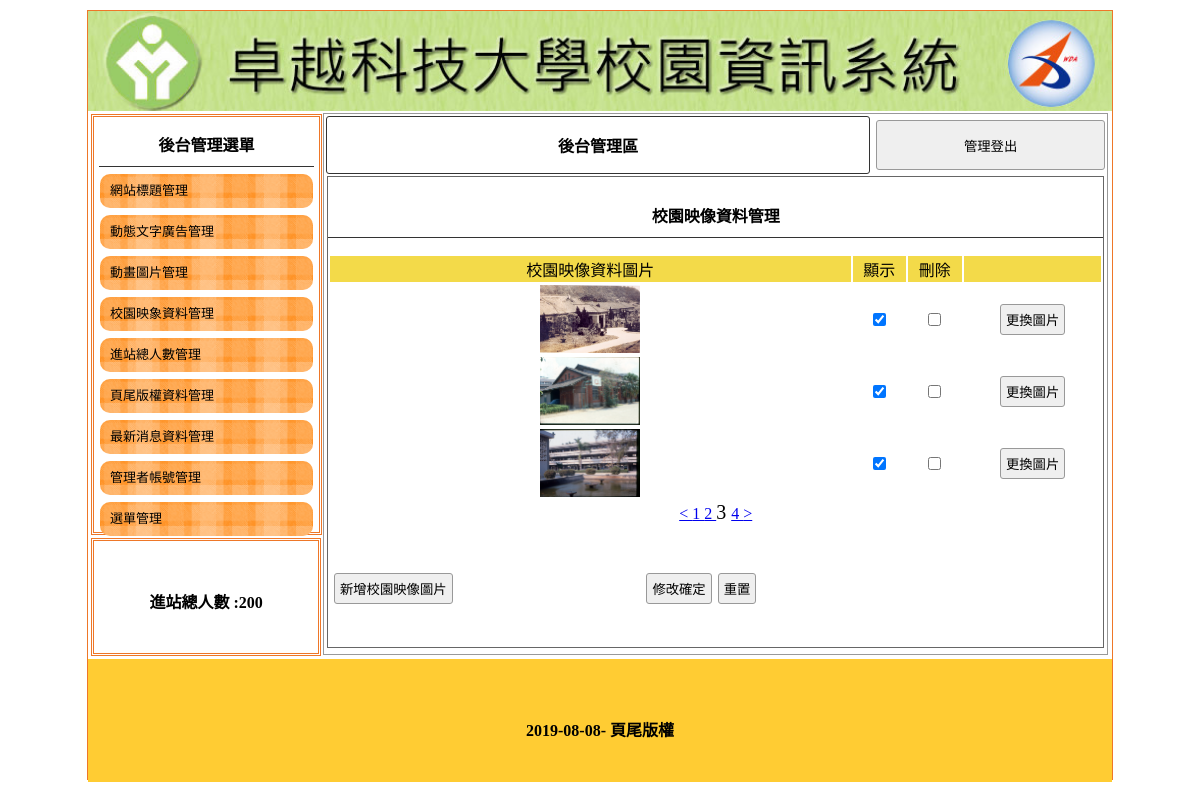
The page /admin.php?do=image&p=3 on the database its author committed.
### tables this page shows
CREATE TABLE `title` (
  `id` int(10) UNSIGNED NOT NULL,
  `file` text NOT NULL,
  `text` text NOT NULL,
  `sh` int(10) NOT NULL
);

CREATE TABLE `total` (
  `id` int(10) UNSIGNED NOT NULL,
  `total` int(10) NOT NULL
);

CREATE TABLE `image` (
  `id` int(10) UNSIGNED NOT NULL,
  `file` text NOT NULL,
  `text` text NOT NULL,
  `sh` int(10) NOT NULL
);

CREATE TABLE `bottom` (
  `id` int(10) UNSIGNED NOT NULL,
  `bottom` varchar(100) NOT NULL
);

### base.php (called while the page is built, shortened)
<?php
$dsn="mysql:host=localhost;charset=utf8;dbname=web01";
$pdo=new PDO($dsn,"root","");
function nums($table, $def){
  global $pdo;
  if (is_array($def)){
     foreach($def as $key => $val){
       $str[] = sprintf("`%s`='%s'", $key, $val);
     }
      $sql = "select count(*) from $table where  ".implode(" && ", $str)."";
  }else{
      $sql = "select count(*) from $table";
  }
  return $pdo->query($sql)->fetchColumn();
}
function find($table, $def){
  global $pdo;
  if (is_array($def)){
     foreach($def as $key => $val){
       $str[] = sprintf("`%s`='%s'", $key, $val);
     }
      $sql = "select * from $table where  ".implode(" && ", $str)."";
  }else{
      $sql = "select * from $table where id='$def'";
  }
  return $pdo->query($sql)->fetch(PDO::FETCH_ASSOC);
}
function save($table, $data){
  global $pdo;
  if (!empty($data['id'])){
     foreach($data as $key => $val){
       if($key != 'id'){
       $str[] = sprintf("`%s`='%s'", $key, $val);
     }
    }
      $sql = "update $table set ".implode(",", $str)." where id='".$data['id']."'";
  }else{
      $tmp = array_keys($data);
      $sql = "insert into $table(`".implode("`,`, $tmp")."`) values('".implode("','",$str)."')";
  }
  return $pdo->exec($sql);
}
function q($str){
  global $pdo;
  return $pdo->query($str)->fetchAll();
}
?>

### main.php (the view, shortened to what this page needs)
<?php
$do=(!empty($_GET['do']))?$_GET['do']:"title";
switch($do){
?>
  <?php
    case "image":
    ?>
<div style="width:99%; height:87%; margin:auto; overflow:auto; border:#666 1px solid;">
					<p class="t cent botli">校園映像資料管理</p>
					<form method="post" action="api.php?do=editData">
						<table width="100%" class="cent">
							<tbody>
								<tr class="yel">
									<td width="68%">校園映像資料圖片</td>
									<td width="7%">顯示</td>
									<td width="7%">刪除</td>
									<td></td>
								</tr>
                 <?php
                     $all=nums("image","");
                     $div=3;
                     $pages=ceil($all/$div);
                     $now=(!empty($_GET['p']))?$_GET['p']:1;
                     $start=($now-1)*$div;
                     $rows=q("select * from image limit $start,$div");
                     foreach($rows as $r){
                      $chk=($r['sh']==1)?"checked":"";
                 ?>
                <tr>
									<td width="68%"><img src="./img/<?=$r['file'];?>" style="width:100px;height:68px"></td>
									<td width="7%"><input type="checkbox" name="sh[]" value="<?=$r['id'];?>" <?=$chk;?>></td>
									<td width="7%"><input type="checkbox" name="del[]" value="<?=$r['id'];?>"></td>
									<td><input type="button" value="更換圖片" onclick="op(&#39;#cover&#39;,&#39;#cvr&#39;,&#39;view.php?do=updateImage&id=<?=$r['id'];?>&#39;)"></td>
								</tr>
                <?php
                 }
                ?>
                <tr>
                <td colspan="4">
                   <?php
                     if(($now-1)>0){
                       echo "<a href='?do=image&p=".($now-1)."'> < </a>";
                     }
                     for($i=1;$i<=$pages;$i++){
                         if($now==$i){
                           echo "<span style='font-size:20px'> $i </span>";
                         }else{
                          echo "<a href='?do=image&p=$i'> $i </a>";
                         }
                     }
                     if(($now+1)<=$pages){
                       echo "<a href='?do=image&p=".($now+1)."'> > </a>";
                     }
                  ?>
                  </td>
                </tr>
							</tbody>
						</table>
						<table style="margin-top:40px; width:70%;">
							<tbody>
								<tr>
									<td width="200px"><input type="button"
											onclick="op(&#39;#cover&#39;,&#39;#cvr&#39;,&#39;view.php?do=image&#39;)" value="新增校園映像圖片"></td>
									<td class="cent"><input type="submit" value="修改確定"><input type="reset" value="重置"></td>
								</tr>
							</tbody>
						</table>
					</form>
				</div>
  <?php
    break;
    ?>
  <?php
      }
      ?>

### admin.php (shortened to what this page needs)
<?php include_once "base.php";?>
<!DOCTYPE html
	PUBLIC "-//W3C//DTD XHTML 1.0 Transitional//EN" "http://www.w3.org/TR/xhtml1/DTD/xhtml1-transitional.dtd">
<html xmlns="http://www.w3.org/1999/xhtml">
<head>
	<link href="./css/css.css" rel="stylesheet" type="text/css">
</head>
<body>
	<div id="main">
	<?php
     $title=find("title",['sh'=>1]);
	 ?>
		<a title="<?=$title['text'];?>" href="index.php">
			<div class="ti" style="background:url(&#39;./img/<?=$title['file'];?>&#39;); background-size:cover;"></div>
		</a>
		<div id="ms">
			<div id="lf" style="float:left;">
				<div id="menuput" class="dbor">
					<span class="t botli">後台管理選單</span>
					<a style="color:#000; font-size:13px; text-decoration:none;" href="?do=title">
						<div class="mainmu">
							網站標題管理 </div>
					</a>
					<a style="color:#000; font-size:13px; text-decoration:none;" href="?do=ad">
						<div class="mainmu">
							動態文字廣告管理 </div>
					</a>
					<a style="color:#000; font-size:13px; text-decoration:none;" href="?do=mvim">
						<div class="mainmu">
							動畫圖片管理 </div>
					</a>
					<a style="color:#000; font-size:13px; text-decoration:none;" href="?do=image">
						<div class="mainmu">
							校園映象資料管理 </div>
					</a>
					<a style="color:#000; font-size:13px; text-decoration:none;" href="?do=total">
						<div class="mainmu">
							進站總人數管理 </div>
					</a>
					<a style="color:#000; font-size:13px; text-decoration:none;" href="?do=bottom">
						<div class="mainmu">
							頁尾版權資料管理 </div>
					</a>
					<a style="color:#000; font-size:13px; text-decoration:none;" href="?do=news">
						<div class="mainmu">
							最新消息資料管理 </div>
					</a>
					<a style="color:#000; font-size:13px; text-decoration:none;" href="?do=admin">
						<div class="mainmu">
							管理者帳號管理 </div>
					</a>
					<a style="color:#000; font-size:13px; text-decoration:none;" href="?do=menu">
						<div class="mainmu">
							選單管理 </div>
					</a>
				</div>
				<div class="dbor" style="margin:3px; width:95%; height:20%; line-height:100px;">
					<span class="t">進站總人數 :<?=find("total",1)['total'];?></span>
				</div>
			</div>
			<div class="di"
				style="height:540px; border:#999 1px solid; width:76.5%; margin:2px 0px 0px 0px; float:left; position:relative; left:20px;">
				<table width="100%">
					<tbody>
						<tr>
							<td style="width:70%;font-weight:800; border:#333 1px solid; border-radius:3px;" class="cent"><a
									href="?do=admin" style="color:#000; text-decoration:none;">後台管理區</a></td>
							<td><button onclick="location.replace(&#39;?do=logout&#39;)"
									style="width:99%; margin-right:2px; height:50px;">管理登出</button></td>
						</tr>
					</tbody>
				</table>
				<?php include "main.php";?>
			</div>
		</div>
		<div
			style="width:1024px; left:0px; position:relative; background:#FC3; margin-top:4px; height:123px; display:block;">
			<span class="t" style="line-height:123px;"><?=find("bottom",1)['bottom'];?></span>
		</div>
	</div>
</body>
</html>

### css/css.css (style rules this page uses)
body { padding:0px; margin:0px; }
#main { width:1024px; height:768px; margin:10px auto 10px auto; border:#EE7728 1px solid; position:relative; }
.ti { width:100%; height:100px; position:relative; background-size:cover; background-repeat:no-repeat; }
.dbor { border:#EE7728 double 3px; margin:1px; padding:2px 10px 2px 10px; }
.t { font-weight:800; display:block; text-align:center; padding:10px 1px 10px 1px; }
.botli { border-bottom:#333 1px solid; }
.mainmu { position:relative; border-radius:10px; background:url(../icon/menu.fw.png) center no-repeat; background-size:cover; line-height:30px; padding:2px 10px 2px 10px; margin:7px 1px 7px 1px; }
#lf { height:540px; width:21%; display:inline-block; }
#menuput { width:100%; height:75%; position:relative; padding:5px; display:block; margin: 3px; }
.di { display:inline-block; }
.cent { text-align:center; }
input,button { border:#999 1px solid; border-radius:3px; background:#EFEFEF; padding:5px; margin:3px; }
.yel td { background:#F3DA49; text-align:center; }

### rows shown on the page
title: file (picture)
total: total "200"
image: file (picture)
image: file (picture)
image: file (picture)
bottom: bottom "2019-08-08- 頁尾版權"
